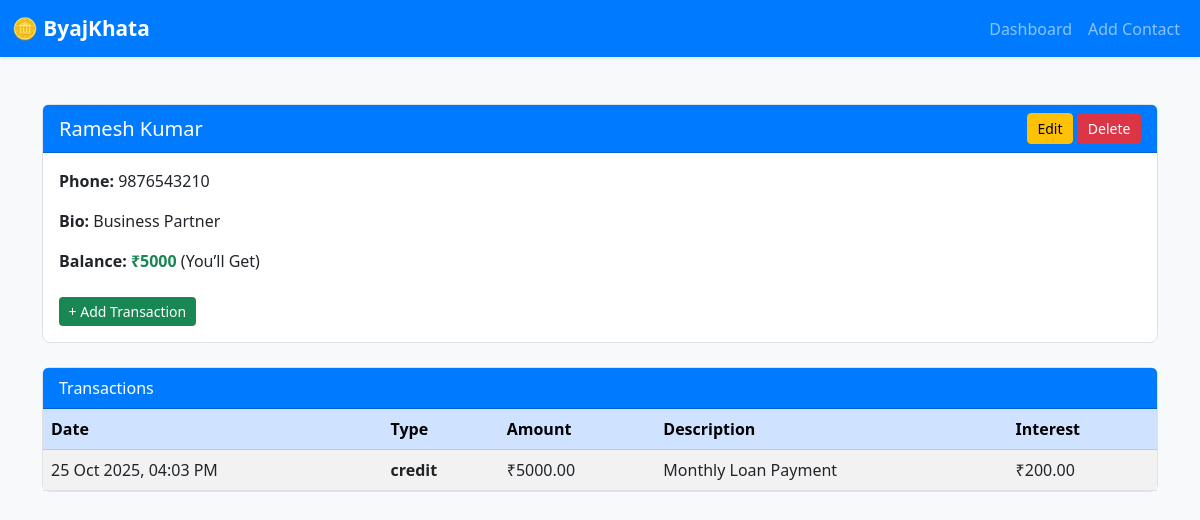
Page /contact/12/ (signed in) on the committed database.
### core/models.py (models this page shows, shortened)
class Contact(models.Model):
    owner = models.ForeignKey(User, on_delete=models.CASCADE)
    name = models.CharField(max_length=255)
    phone = models.CharField(max_length=15)
    bio = models.TextField(blank=True, null=True)
    photo = models.ImageField(upload_to='contacts/', blank=True, null=True)
    @property
    def balance(self):
        credits = self.transactions.filter(type='credit').aggregate(models.Sum('amount'))['amount__sum'] or 0
        debits = self.transactions.filter(type='debit').aggregate(models.Sum('amount'))['amount__sum'] or 0
        return credits - debits

class Transaction(models.Model):
    TYPE_CHOICES = (
        ('credit', 'credit'),
        ('debit', 'debit'),
    )
    contact = models.ForeignKey(Contact, on_delete=models.CASCADE, related_name='transactions')
    type = models.CharField(max_length=10, choices=TYPE_CHOICES)
    amount = models.DecimalField(max_digits=10, decimal_places=2)
    description = models.TextField(blank=True, null=True)
    date = models.DateTimeField(default=timezone.now)
    interest = models.DecimalField(max_digits=10, decimal_places=2, blank=True, null=True)
    interest_enabled = models.BooleanField(default=False)
    interest_rate = models.DecimalField(max_digits=5, decimal_places=2, blank=True, null=True)
    compound_months = models.PositiveIntegerField(blank=True, null=True)

### core/views.py (the view)
# urls.py: path('contact/<int:contact_id>/', views.contact_detail, name='contact_detail'),
@login_required
def contact_detail(request, contact_id):
    contact = get_object_or_404(Contact, id=contact_id)
    transactions = contact.transactions.all().order_by('-date')
    return render(request, 'core/contact_detail.html', {'contact': contact, 'transactions': transactions})

### core/templates/core/contact_detail.html (shortened to what this page needs)
{% load static %}
<!DOCTYPE html>
<html lang="en">
<head>
  <link href="https://cdn.jsdelivr.net/npm/bootstrap@5.3.0/dist/css/bootstrap.min.css" rel="stylesheet">
</head>
<body>
  <nav class="navbar navbar-expand-lg navbar-dark fixed-top shadow-sm">
    <div class="container-fluid">
      <a class="navbar-brand" href="{% url 'dashboard' %}">🪙 ByajKhata</a>
      <div class="collapse navbar-collapse" id="navbarNav">
        <ul class="navbar-nav ms-auto">
          <li class="nav-item"><a class="nav-link" href="{% url 'dashboard' %}">Dashboard</a></li>
          <li class="nav-item"><a class="nav-link" href="{% url 'add_contact' %}">Add Contact</a></li>
        </ul>
      </div>
    </div>
  </nav>
  <div class="container mt-4">
    <div class="card mb-4">
      <div class="card-header d-flex justify-content-between align-items-center">
        <h5 class="mb-0">{{ contact.name }}</h5>
        <div>
          <a href="{% url 'edit_contact' contact.pk %}" class="btn btn-warning btn-sm">Edit</a>
          <a href="{% url 'delete_contact' contact.pk %}" class="btn btn-danger btn-sm">Delete</a>
        </div>
      </div>
      <div class="card-body">
        <div class="row align-items-center">
          <div class="col-md">
            <p><strong>Phone:</strong> {{ contact.phone }}</p>
            <p><strong>Bio:</strong> {{ contact.bio|default:"—" }}</p>
            <p><strong>Balance:</strong>
              {% if contact.balance > 0 %}
                <span class="text-success fw-bold">₹{{ contact.balance }}</span> (You’ll Get)
              {% elif contact.balance < 0 %}
                <span class="text-danger fw-bold">₹{{ contact.balance|floatformat:2|cut:"-" }}</span> (You’ll Give)
              {% else %}
                <span class="text-muted">Settled</span>
              {% endif %}
            </p>
            <a href="{% url 'add_transaction' contact.pk %}" class="btn btn-add btn-sm mt-2">+ Add Transaction</a>
          </div>
        </div>
      </div>
    </div>
    <div class="card">
      <div class="card-header">
        Transactions
      </div>
      <div class="card-body p-0">
        <table class="table table-striped table-hover mb-0">
          <thead class="table-primary">
            <tr>
              <th>Date</th>
              <th>Type</th>
              <th>Amount</th>
              <th>Description</th>
              <th>Interest</th>
            </tr>
          </thead>
          <tbody>
            {% for t in transactions %}
            <tr>
              <td>{{ t.date|date:"d M Y, h:i A" }}</td>
              <td class="{% if t.type == 'credit' %}transaction-type-credit{% else %}transaction-type-debit{% endif %}">
                {{ t.get_type_display }}
              </td>
              <td>₹{{ t.amount }}</td>
              <td>{{ t.description|default:"—" }}</td>
              <td>{% if t.interest %}₹{{ t.interest }}{% else %}—{% endif %}</td>
            </tr>
            {% empty %}
            <tr>
              <td colspan="5" class="text-center text-muted py-3">No transactions yet.</td>
            </tr>
            {% endfor %}
          </tbody>
        </table>
      </div>
    </div>
  </div>
</body>
</html>

### core/templates/core/contact_detail.html (style rules this page uses)
body { background-color: #f8f9fa; font-family: 'Segoe UI', sans-serif; padding-top: 80px; }
.navbar { background-color: #007bff; }
.navbar-brand { font-weight: 600; font-size: 1.3rem; }
.card { border-radius: 0.5rem; border: 1px solid #dee2e6; }
.card-header { background-color: #007bff; color: white; font-weight: 500; }
.btn-sm { padding: 0.25rem 0.6rem; }
.transaction-type-credit { color: green; font-weight: 600; }
table th, table td { vertical-align: middle; }
.btn-add { background-color: #198754; color: #fff; border: none; }

### rows in the picture
Contact: name "Ramesh Kumar", phone "9876543210", bio "Business Partner", balance "5000"
Transaction: date "25 Oct 2025, 04:03 PM", type "credit", amount "5000.00", description "Monthly Loan Payment", interest "200.00"
